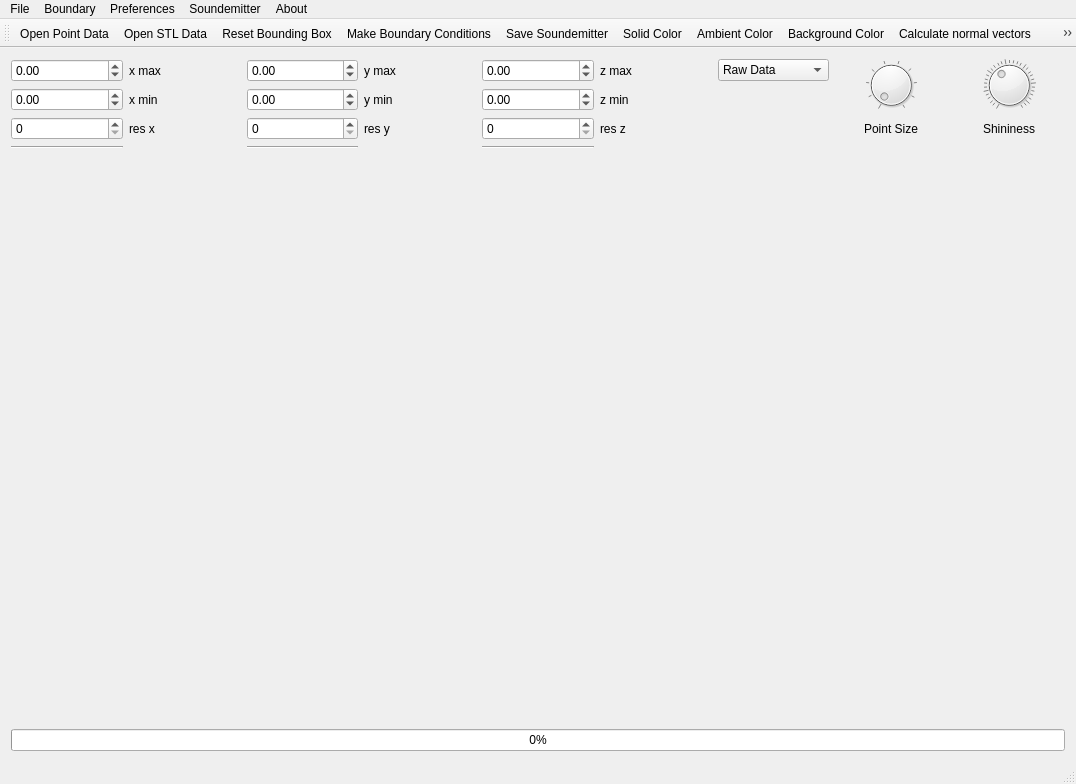
<?xml version="1.0" encoding="UTF-8"?>
<ui version="4.0">
 <class>MainWindow</class>
 <widget class="QMainWindow" name="MainWindow">
  <property name="windowModality">
   <enum>Qt::ApplicationModal</enum>
  </property>
  <property name="geometry">
   <rect>
    <x>0</x>
    <y>0</y>
    <width>1076</width>
    <height>784</height>
   </rect>
  </property>
  <property name="windowTitle">
   <string>tychoBCG3D</string>
  </property>
  <property name="windowIcon">
   <iconset>
    <normaloff>icons/favicon.ico</normaloff>icons/favicon.ico</iconset>
  </property>
  <property name="dockOptions">
   <set>QMainWindow::AllowTabbedDocks|QMainWindow::AnimatedDocks</set>
  </property>
  <widget class="QWidget" name="centralWidget">
   <property name="enabled">
    <bool>true</bool>
   </property>
   <layout class="QGridLayout" name="gridLayout">
    <item row="9" column="1" colspan="9">
     <widget class="GLWidget" name="glwidget" native="true">
      <property name="sizePolicy">
       <sizepolicy hsizetype="Expanding" vsizetype="Preferred">
        <horstretch>0</horstretch>
        <verstretch>0</verstretch>
       </sizepolicy>
      </property>
     </widget>
    </item>
    <item row="4" column="4">
     <widget class="QLabel" name="label_4">
      <property name="text">
       <string>y max</string>
      </property>
     </widget>
    </item>
    <item row="4" column="6">
     <widget class="QLabel" name="label_6">
      <property name="text">
       <string>z max</string>
      </property>
     </widget>
    </item>
    <item row="8" column="3">
     <widget class="Line" name="line">
      <property name="orientation">
       <enum>Qt::Horizontal</enum>
      </property>
     </widget>
    </item>
    <item row="5" column="3">
     <widget class="QDoubleSpinBox" name="edit_ymin">
      <property name="minimum">
       <double>-100.000000000000000</double>
      </property>
      <property name="maximum">
       <double>100.000000000000000</double>
      </property>
     </widget>
    </item>
    <item row="8" column="5">
     <widget class="Line" name="line_3">
      <property name="orientation">
       <enum>Qt::Horizontal</enum>
      </property>
     </widget>
    </item>
    <item row="6" column="3">
     <widget class="QSpinBox" name="res_y">
      <property name="maximum">
       <number>10000</number>
      </property>
     </widget>
    </item>
    <item row="4" column="2">
     <widget class="QLabel" name="label_2">
      <property name="text">
       <string>x max</string>
      </property>
     </widget>
    </item>
    <item row="4" column="3">
     <widget class="QDoubleSpinBox" name="edit_ymax">
      <property name="minimum">
       <double>-100.000000000000000</double>
      </property>
      <property name="maximum">
       <double>100.000000000000000</double>
      </property>
     </widget>
    </item>
    <item row="10" column="1" colspan="9">
     <widget class="QProgressBar" name="progressBar">
      <property name="enabled">
       <bool>true</bool>
      </property>
      <property name="value">
       <number>0</number>
      </property>
      <property name="textVisible">
       <bool>true</bool>
      </property>
     </widget>
    </item>
    <item row="5" column="5">
     <widget class="QDoubleSpinBox" name="edit_zmin">
      <property name="minimum">
       <double>-100.000000000000000</double>
      </property>
      <property name="maximum">
       <double>100.000000000000000</double>
      </property>
     </widget>
    </item>
    <item row="5" column="6">
     <widget class="QLabel" name="label_5">
      <property name="text">
       <string>z min</string>
      </property>
     </widget>
    </item>
    <item row="6" column="5">
     <widget class="QSpinBox" name="res_z">
      <property name="maximum">
       <number>10000</number>
      </property>
     </widget>
    </item>
    <item row="4" column="1">
     <widget class="QDoubleSpinBox" name="edit_xmax">
      <property name="minimum">
       <double>-100.000000000000000</double>
      </property>
      <property name="maximum">
       <double>100.000000000000000</double>
      </property>
     </widget>
    </item>
    <item row="6" column="2">
     <widget class="QLabel" name="label_7">
      <property name="text">
       <string>res x</string>
      </property>
     </widget>
    </item>
    <item row="5" column="1">
     <widget class="QDoubleSpinBox" name="edit_xmin">
      <property name="minimum">
       <double>-100.000000000000000</double>
      </property>
      <property name="maximum">
       <double>100.000000000000000</double>
      </property>
     </widget>
    </item>
    <item row="6" column="4">
     <widget class="QLabel" name="label_8">
      <property name="text">
       <string>res y</string>
      </property>
     </widget>
    </item>
    <item row="6" column="1">
     <widget class="QSpinBox" name="res_x">
      <property name="minimum">
       <number>0</number>
      </property>
      <property name="maximum">
       <number>10000</number>
      </property>
      <property name="value">
       <number>0</number>
      </property>
     </widget>
    </item>
    <item row="5" column="2">
     <widget class="QLabel" name="label">
      <property name="text">
       <string>x min</string>
      </property>
     </widget>
    </item>
    <item row="5" column="4">
     <widget class="QLabel" name="label_3">
      <property name="text">
       <string>y min</string>
      </property>
     </widget>
    </item>
    <item row="6" column="6">
     <widget class="QLabel" name="label_9">
      <property name="text">
       <string>res z</string>
      </property>
     </widget>
    </item>
    <item row="8" column="1">
     <widget class="Line" name="line_2">
      <property name="orientation">
       <enum>Qt::Horizontal</enum>
      </property>
     </widget>
    </item>
    <item row="4" column="5">
     <widget class="QDoubleSpinBox" name="edit_zmax">
      <property name="minimum">
       <double>-100.000000000000000</double>
      </property>
      <property name="maximum">
       <double>100.000000000000000</double>
      </property>
     </widget>
    </item>
    <item row="4" column="7">
     <widget class="QComboBox" name="drawer_chooser">
      <item>
       <property name="text">
        <string>Raw Data</string>
       </property>
      </item>
      <item>
       <property name="text">
        <string>Sampled Data</string>
       </property>
      </item>
     </widget>
    </item>
    <item row="6" column="9" alignment="Qt::AlignHCenter">
     <widget class="QLabel" name="label_10">
      <property name="layoutDirection">
       <enum>Qt::RightToLeft</enum>
      </property>
      <property name="text">
       <string>Shininess</string>
      </property>
      <property name="alignment">
       <set>Qt::AlignCenter</set>
      </property>
     </widget>
    </item>
    <item row="6" column="8" alignment="Qt::AlignHCenter">
     <widget class="QLabel" name="label_11">
      <property name="layoutDirection">
       <enum>Qt::LeftToRight</enum>
      </property>
      <property name="text">
       <string>Point Size</string>
      </property>
     </widget>
    </item>
    <item row="4" column="8" rowspan="2">
     <widget class="QDial" name="dial_point_size">
      <property name="minimum">
       <number>1</number>
      </property>
      <property name="maximum">
       <number>10</number>
      </property>
      <property name="singleStep">
       <number>1</number>
      </property>
      <property name="orientation">
       <enum>Qt::Vertical</enum>
      </property>
      <property name="notchesVisible">
       <bool>true</bool>
      </property>
     </widget>
    </item>
    <item row="4" column="9" rowspan="2">
     <widget class="QDial" name="dial">
      <property name="toolTip">
       <string>Sets the Shininess</string>
      </property>
      <property name="minimum">
       <number>1</number>
      </property>
      <property name="maximum">
       <number>128</number>
      </property>
      <property name="value">
       <number>50</number>
      </property>
      <property name="orientation">
       <enum>Qt::Vertical</enum>
      </property>
      <property name="invertedControls">
       <bool>false</bool>
      </property>
      <property name="notchesVisible">
       <bool>true</bool>
      </property>
     </widget>
    </item>
   </layout>
  </widget>
  <widget class="QMenuBar" name="menuBar">
   <property name="geometry">
    <rect>
     <x>0</x>
     <y>0</y>
     <width>1076</width>
     <height>21</height>
    </rect>
   </property>
   <widget class="QMenu" name="menuFile">
    <property name="title">
     <string>File</string>
    </property>
    <addaction name="actionOpen_Point_Data"/>
    <addaction name="actionOpen_STL_Data_2"/>
    <addaction name="actionQuit"/>
   </widget>
   <widget class="QMenu" name="menuBoundary">
    <property name="title">
     <string>Boundary</string>
    </property>
    <addaction name="actionReset_Boundary"/>
    <addaction name="actionMake_Boundary"/>
   </widget>
   <widget class="QMenu" name="menuAbout">
    <property name="title">
     <string>About</string>
    </property>
    <addaction name="actionHelp_2"/>
    <addaction name="actionAbout"/>
   </widget>
   <widget class="QMenu" name="menuPreferences">
    <property name="title">
     <string>Preferences</string>
    </property>
    <addaction name="actionSolid_Color"/>
    <addaction name="actionAmbient_Color"/>
    <addaction name="actionBackground_Color"/>
    <addaction name="actionCalcualte_Normal_Vectors"/>
   </widget>
   <widget class="QMenu" name="menuSave_Soundemitter">
    <property name="title">
     <string>Soundemitter</string>
    </property>
    <addaction name="actionSave_Soundemitter"/>
   </widget>
   <addaction name="menuFile"/>
   <addaction name="menuBoundary"/>
   <addaction name="menuPreferences"/>
   <addaction name="menuSave_Soundemitter"/>
   <addaction name="menuAbout"/>
  </widget>
  <widget class="QToolBar" name="mainToolBar">
   <property name="iconSize">
    <size>
     <width>32</width>
     <height>32</height>
    </size>
   </property>
   <attribute name="toolBarArea">
    <enum>TopToolBarArea</enum>
   </attribute>
   <attribute name="toolBarBreak">
    <bool>false</bool>
   </attribute>
   <addaction name="actionOpen_File_point_data"/>
   <addaction name="actionOpen_STL_Data"/>
   <addaction name="actionReset_Bounding_Box"/>
   <addaction name="actionMake_Boundary_Conditions"/>
   <addaction name="actionSave_Soundemitter"/>
   <addaction name="actionColor_model"/>
   <addaction name="actionColor_ambient_light"/>
   <addaction name="actionBackground_Color"/>
   <addaction name="actionCalculate_normal_vectors"/>
   <addaction name="actionHelp"/>
   <addaction name="actionAbout"/>
   <addaction name="actionExit"/>
  </widget>
  <widget class="QStatusBar" name="statusBar"/>
  <action name="actionOpen_File_point_data">
   <property name="icon">
    <iconset>
     <normaloff>icons/document-open-remote.ico</normaloff>icons/document-open-remote.ico</iconset>
   </property>
   <property name="text">
    <string>Open Point Data</string>
   </property>
   <property name="shortcut">
    <string>Alt+F</string>
   </property>
  </action>
  <action name="actionMake_Boundary_Conditions">
   <property name="checkable">
    <bool>false</bool>
   </property>
   <property name="enabled">
    <bool>true</bool>
   </property>
   <property name="icon">
    <iconset>
     <normaloff>icons/blockdevice.ico</normaloff>icons/blockdevice.ico</iconset>
   </property>
   <property name="text">
    <string>Make Boundary Conditions</string>
   </property>
   <property name="iconVisibleInMenu">
    <bool>true</bool>
   </property>
  </action>
  <action name="actionOpen_STL_Data">
   <property name="icon">
    <iconset>
     <normaloff>icons/document-open-7.ico</normaloff>icons/document-open-7.ico</iconset>
   </property>
   <property name="text">
    <string>Open STL Data</string>
   </property>
  </action>
  <action name="actionColor_ambient_light">
   <property name="icon">
    <iconset>
     <normaloff>icons/color-fill.ico</normaloff>icons/color-fill.ico</iconset>
   </property>
   <property name="text">
    <string>Ambient Color</string>
   </property>
  </action>
  <action name="actionColor_model">
   <property name="icon">
    <iconset>
     <normaloff>icons/format-stroke-color.ico</normaloff>icons/format-stroke-color.ico</iconset>
   </property>
   <property name="text">
    <string>Solid Color</string>
   </property>
  </action>
  <action name="actionCalculate_normal_vectors">
   <property name="icon">
    <iconset>
     <normaloff>icons/system-2.ico</normaloff>icons/system-2.ico</iconset>
   </property>
   <property name="text">
    <string>Calculate normal vectors</string>
   </property>
  </action>
  <action name="actionHelp">
   <property name="icon">
    <iconset>
     <normaloff>icons/help-3.ico</normaloff>icons/help-3.ico</iconset>
   </property>
   <property name="text">
    <string>Help</string>
   </property>
  </action>
  <action name="actionReset_Bounding_Box">
   <property name="icon">
    <iconset>
     <normaloff>icons/document-close-2.ico</normaloff>icons/document-close-2.ico</iconset>
   </property>
   <property name="text">
    <string>Reset Bounding Box</string>
   </property>
  </action>
  <action name="actionExit">
   <property name="icon">
    <iconset>
     <normaloff>icons/system-shutdown-5.ico</normaloff>icons/system-shutdown-5.ico</iconset>
   </property>
   <property name="text">
    <string>Exit</string>
   </property>
  </action>
  <action name="actionOpen_Point_Data">
   <property name="icon">
    <iconset>
     <normaloff>icons/document-open-remote.ico</normaloff>icons/document-open-remote.ico</iconset>
   </property>
   <property name="text">
    <string>Open Point Data</string>
   </property>
  </action>
  <action name="actionOpen_STL_Data_2">
   <property name="icon">
    <iconset>
     <normaloff>icons/document-open-7.ico</normaloff>icons/document-open-7.ico</iconset>
   </property>
   <property name="text">
    <string>Open STL Data</string>
   </property>
  </action>
  <action name="actionSave_TYCHO_Boundary_Condition">
   <property name="icon">
    <iconset>
     <normaloff>icons/blockdevice.ico</normaloff>icons/blockdevice.ico</iconset>
   </property>
   <property name="text">
    <string>Save TYCHO Boundary Condition</string>
   </property>
  </action>
  <action name="actionQuit">
   <property name="icon">
    <iconset>
     <normaloff>icons/system-shutdown-5.ico</normaloff>icons/system-shutdown-5.ico</iconset>
   </property>
   <property name="text">
    <string>Quit</string>
   </property>
  </action>
  <action name="actionReset_Boundary">
   <property name="icon">
    <iconset>
     <normaloff>icons/document-close-2.ico</normaloff>icons/document-close-2.ico</iconset>
   </property>
   <property name="text">
    <string>Reset Boundary</string>
   </property>
  </action>
  <action name="actionMake_Boundary">
   <property name="icon">
    <iconset>
     <normaloff>icons/blockdevice.ico</normaloff>icons/blockdevice.ico</iconset>
   </property>
   <property name="text">
    <string>Save Boundary</string>
   </property>
  </action>
  <action name="actionHelp_2">
   <property name="icon">
    <iconset>
     <normaloff>icons/help-3.ico</normaloff>icons/help-3.ico</iconset>
   </property>
   <property name="text">
    <string>Help</string>
   </property>
  </action>
  <action name="actionAbout">
   <property name="icon">
    <iconset>
     <normaloff>icons/dialog-information-3.ico</normaloff>icons/dialog-information-3.ico</iconset>
   </property>
   <property name="text">
    <string>About</string>
   </property>
  </action>
  <action name="actionSolid_Color">
   <property name="icon">
    <iconset>
     <normaloff>icons/format-stroke-color.ico</normaloff>icons/format-stroke-color.ico</iconset>
   </property>
   <property name="text">
    <string>Solid Color</string>
   </property>
  </action>
  <action name="actionAmbient_Color">
   <property name="icon">
    <iconset>
     <normaloff>icons/color-fill.ico</normaloff>icons/color-fill.ico</iconset>
   </property>
   <property name="text">
    <string>Ambient Color</string>
   </property>
  </action>
  <action name="actionBackground_Color">
   <property name="icon">
    <iconset>
     <normaloff>icons/colorize.ico</normaloff>icons/colorize.ico</iconset>
   </property>
   <property name="text">
    <string>Background Color</string>
   </property>
  </action>
  <action name="actionCalcualte_Normal_Vectors">
   <property name="icon">
    <iconset>
     <normaloff>icons/system-2.ico</normaloff>icons/system-2.ico</iconset>
   </property>
   <property name="text">
    <string>Calculate Normal Vectors</string>
   </property>
  </action>
  <action name="actionSave_Soundemitter">
   <property name="icon">
    <iconset>
     <normaloff>icons/folder-sound.png</normaloff>icons/folder-sound.png</iconset>
   </property>
   <property name="text">
    <string>Save Soundemitter</string>
   </property>
  </action>
 </widget>
 <layoutdefault spacing="6" margin="11"/>
 <customwidgets>
  <customwidget>
   <class>GLWidget</class>
   <extends>QWidget</extends>
   <header>glwidget.h</header>
   <container>1</container>
  </customwidget>
 </customwidgets>
 <tabstops>
  <tabstop>edit_xmax</tabstop>
  <tabstop>edit_xmin</tabstop>
  <tabstop>edit_ymax</tabstop>
  <tabstop>edit_ymin</tabstop>
  <tabstop>edit_zmax</tabstop>
  <tabstop>edit_zmin</tabstop>
  <tabstop>res_x</tabstop>
  <tabstop>res_y</tabstop>
  <tabstop>res_z</tabstop>
  <tabstop>drawer_chooser</tabstop>
  <tabstop>dial_point_size</tabstop>
  <tabstop>dial</tabstop>
 </tabstops>
 <resources/>
 <connections/>
</ui>
